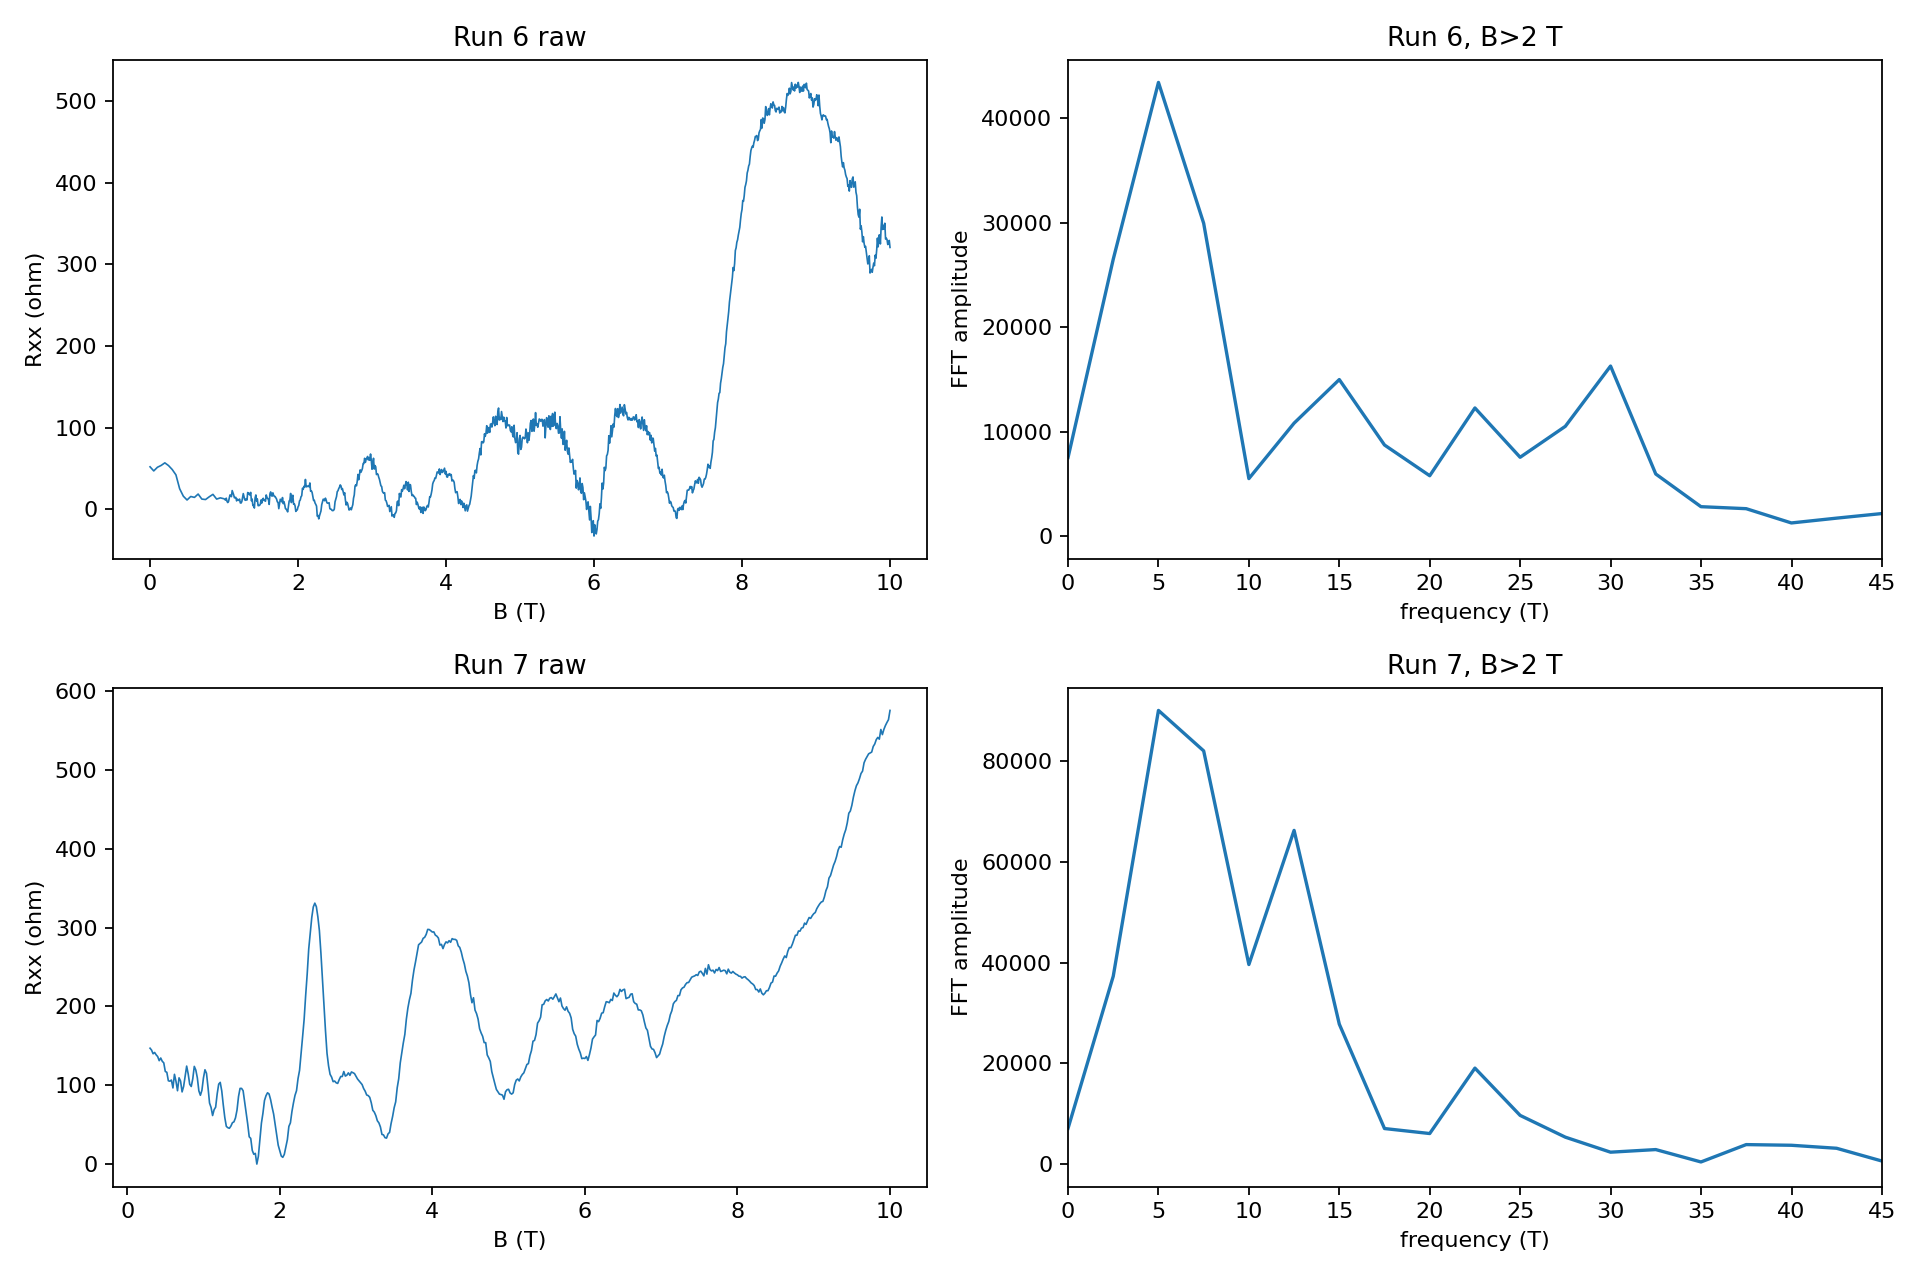

Python code for this plot:
from hera.analysis import open_run, sdh_onset, sdh_fft
import numpy as np
from scipy.signal import find_peaks
import matplotlib
matplotlib.use('Agg')
import matplotlib.pyplot as plt

fig, axes = plt.subplots(2, 2, figsize=(12, 8))
for row, fid in enumerate((6, 7)):
    run = open_run(f'data/{fid}')
    b = run.col('magnet_field')
    r = run.col('sr1_X') / 1e-8
    order = np.argsort(b)
    b, r = b[order], r[order]
    print('RUN', fid, 'complete', run.complete, 'B', b[0], b[-1], 'R range', np.min(r), np.median(r), np.max(r),
          'T range', np.min(run.col('T_sample')), np.max(run.col('T_sample')),
          'TG/BG I maxima', np.max(np.abs(run.col('k_2400_tg_curr'))), np.max(np.abs(run.col('k_2400_bg_curr'))))
    axes[row, 0].plot(b, r, lw=.75)
    axes[row, 0].set(xlabel='B (T)', ylabel='Rxx (ohm)', title=f'Run {fid} raw')
    for cut in (0.3, 0.7, 1.0, 1.5, 2.0):
        try:
            onset = sdh_onset(r, b, b_lo=cut, r_full_scale=5000)
            print('ONSET', fid, cut, onset.summary())
        except Exception as exc:
            print('ONSET ERROR', fid, cut, repr(exc))
    for cut in (1.5, 2.0, 2.5, 3.0):
        try:
            f, spec = sdh_fft(r[:, None], b, b_range=(cut, 10), nfft=4096, log=False)
            y = spec[0]
            peaks, _ = find_peaks(y, prominence=np.max(y) * .05)
            peaks = [j for j in peaks if 2 < f[j] < 50]
            peaks.sort(key=lambda j: y[j], reverse=True)
            print('FFT', fid, cut, [(round(f[j], 2), round(y[j]/np.max(y), 3)) for j in peaks[:8]])
            if cut == 2.0:
                axes[row, 1].plot(f, y)
                axes[row, 1].set(xlim=(0, 45), xlabel='frequency (T)', ylabel='FFT amplitude', title=f'Run {fid}, B>2 T')
        except Exception as exc:
            print('FFT ERROR', fid, cut, repr(exc))
fig.tight_layout()
fig.savefig('hera_scratch/spot_read.png', dpi=160)
